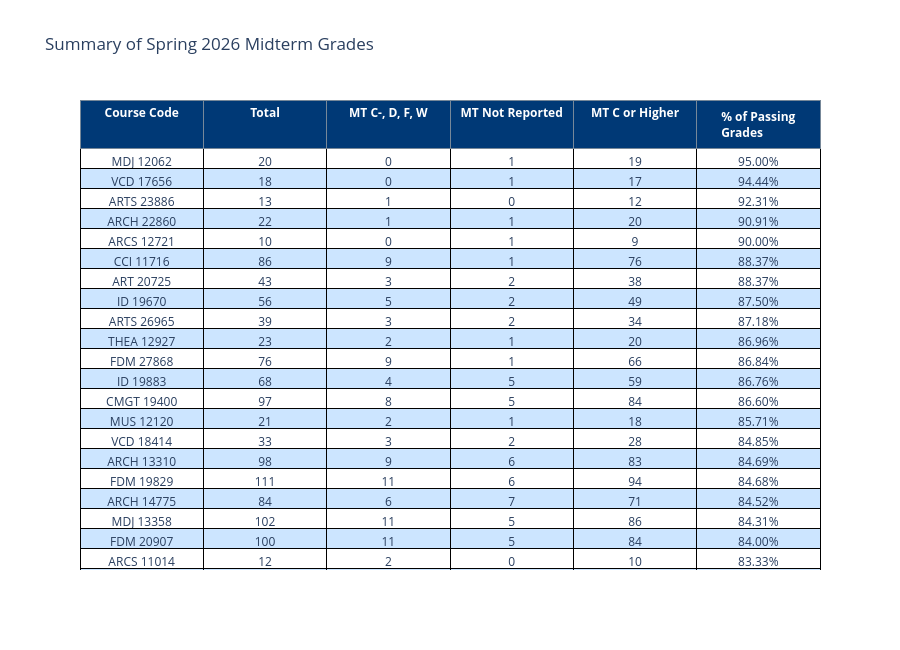

Notebook cell for this chart:
### Markdown cell above
So I like the colors of it all, but don't like the header lines. Plus, not a big fan of how "small" the table is. It isn't clear that it is scrollable, so I'm going to add a touch more height to it.

### Code cell
#Making Summary Table in Graph Objects Pt. 13 (Making it More Pretty)
alltrace = go.Table(
    header = dict(values = ["Course Code", "Total", "MT C-, D, F, W", "MT Not Reported", "MT C or Higher", "% of Passing Grades"],
                line_color = "lightslategray", #I need something that pops more, but not white. I found this color while looking at examples and it may work
                fill_color = "#003976",
                font_color = "white",
                font_weight = "bold"
                ), 
    cells = dict(values=[allsummary["Course Code"], 
                        allsummary["Total Grades"], 
                        allsummary["MT C-, D, F, W"], 
                        allsummary["MT Not Reported"], 
                        allsummary["MT C or Higher"], 
                        allsummary["% of Passing Grades"]],
                       line_color = "black",
                       fill_color = [["#FFFFFF", "#CCE5FF"] * 50]
                ))

layout = go.Layout(
    title=dict(text= "Summary of Spring 2026 Midterm Grades"),
    height = 650
)

fig7 = go.Figure(data = [alltrace], layout = layout)

fig7.show()

### Figure 1 — Plotly figure (JSON) as saved in the notebook; plotly's stock layout.template omitted (floating-point values rounded to 4 significant figures; data arrays with more than 128 entries replaced by an {"elided": "..."} marker saying what was removed)
{"data": [{"cells": {"fill": {"color": [["#FFFFFF", "#CCE5FF", "#FFFFFF", "#CCE5FF", "#FFFFFF", "#CCE5FF", "#FFFFFF", "#CCE5FF", "#FFFFFF", "#CCE5FF", "#FFFFFF", "#CCE5FF", "#FFFFFF", "#CCE5FF", "#FFFFFF", "#CCE5FF", "#FFFFFF", "#CCE5FF", "#FFFFFF", "#CCE5FF", "#FFFFFF", "#CCE5FF", "#FFFFFF", "#CCE5FF", "#FFFFFF", "#CCE5FF", "#FFFFFF", "#CCE5FF", "#FFFFFF", "#CCE5FF", "#FFFFFF", "#CCE5FF", "#FFFFFF", "#CCE5FF", "#FFFFFF", "#CCE5FF", "#FFFFFF", "#CCE5FF", "#FFFFFF", "#CCE5FF", "#FFFFFF", "#CCE5FF", "#FFFFFF", "#CCE5FF", "#FFFFFF", "#CCE5FF", "#FFFFFF", "#CCE5FF", "#FFFFFF", "#CCE5FF", "#FFFFFF", "#CCE5FF", "#FFFFFF", "#CCE5FF", "#FFFFFF", "#CCE5FF", "#FFFFFF", "#CCE5FF", "#FFFFFF", "#CCE5FF", "#FFFFFF", "#CCE5FF", "#FFFFFF", "#CCE5FF", "#FFFFFF", "#CCE5FF", "#FFFFFF", "#CCE5FF", "#FFFFFF", "#CCE5FF", "#FFFFFF", "#CCE5FF", "#FFFFFF", "#CCE5FF", "#FFFFFF", "#CCE5FF", "#FFFFFF", "#CCE5FF", "#FFFFFF", "#CCE5FF", "#FFFFFF", "#CCE5FF", "#FFFFFF", "#CCE5FF", "#FFFFFF", "#CCE5FF", "#FFFFFF", "#CCE5FF", "#FFFFFF", "#CCE5FF", "#FFFFFF", "#CCE5FF", "#FFFFFF", "#CCE5FF", "#FFFFFF", "#CCE5FF", "#FFFFFF", "#CCE5FF", "#FFFFFF", "#CCE5FF"]]}, "line": {"color": "black"}, "values": {"elided": "6x90 mixed values"}}, "header": {"fill": {"color": "#003976"}, "font": {"color": "white", "weight": "bold"}, "line": {"color": "lightslategray"}, "values": ["Course Code", "Total", "MT C-, D, F, W", "MT Not Reported", "MT C or Higher", "% of Passing Grades"]}, "type": "table"}], "layout": {"height": 650, "title": {"text": "Summary of Spring 2026 Midterm Grades"}}}
